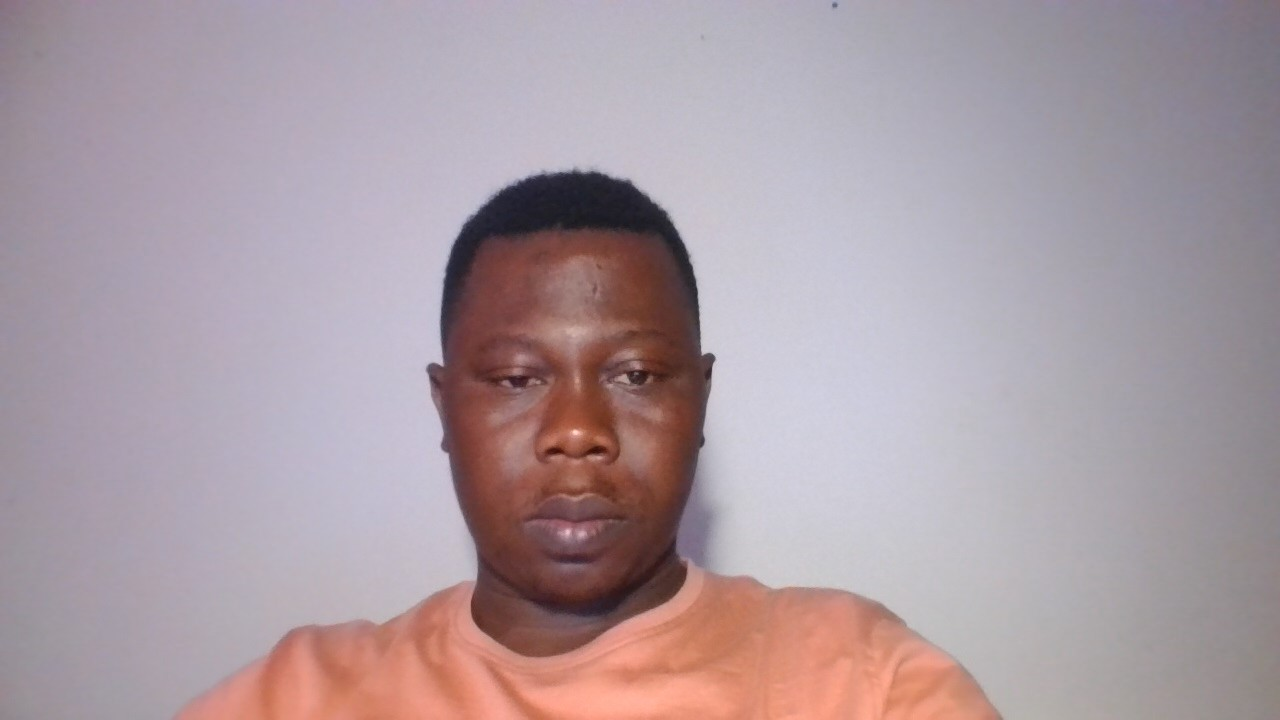
#> input picture Read-and-show-image/sylvestre.jpg, 1280 x 720 px
$ python all_channels.py
#> lines starting #> are read from the running program, lines starting #| are printed output that depends on the picture
import cv2

image = cv2.imread('sylvestre.jpg')
#> image is the input picture: shape (720, 1280, 3); mean B, G, R 162.5, 155.5, 171.3
B, G, R = cv2.split(image)
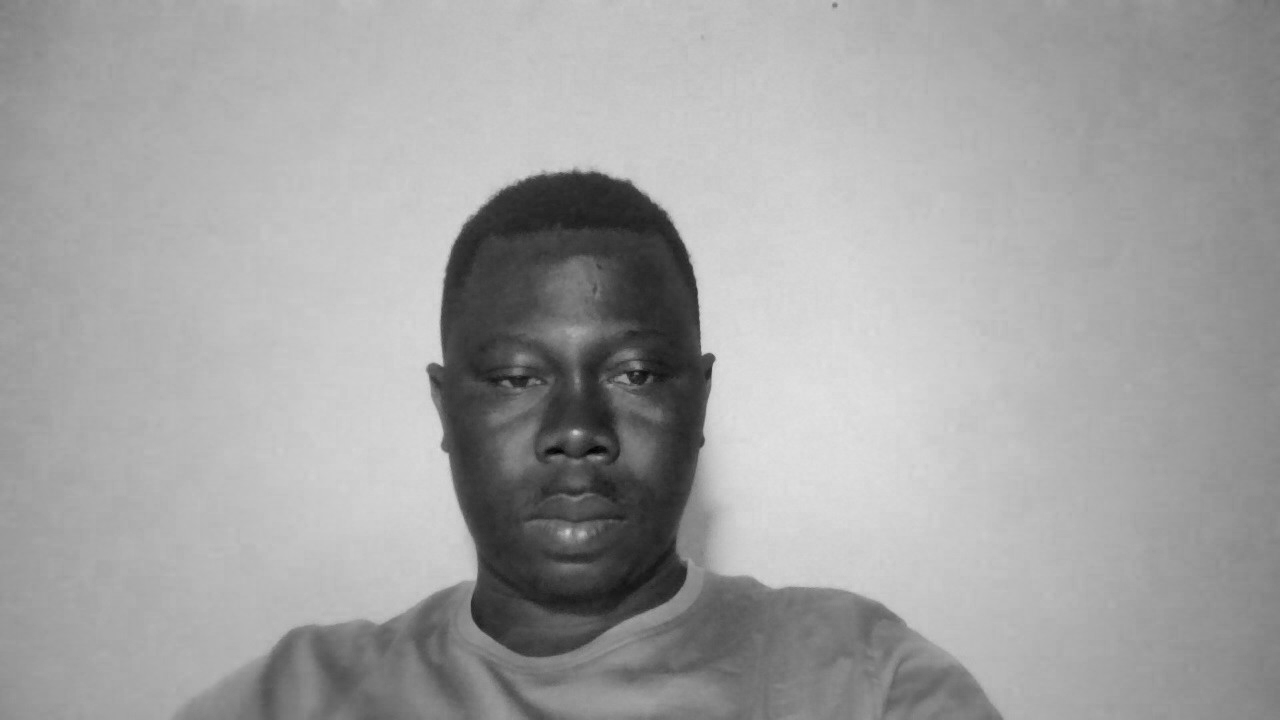
#> B: shape (720, 1280); min 0, max 226, mean 162.5
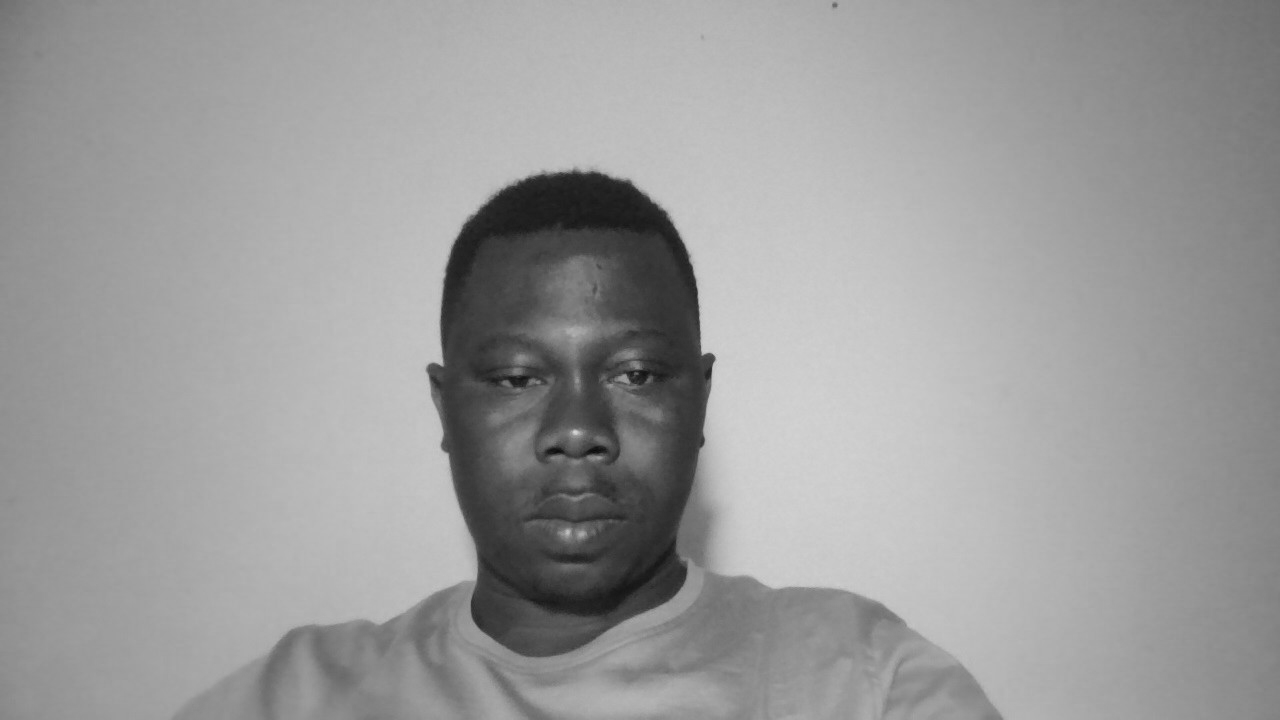
#> G: shape (720, 1280); min 9, max 214, mean 155.5
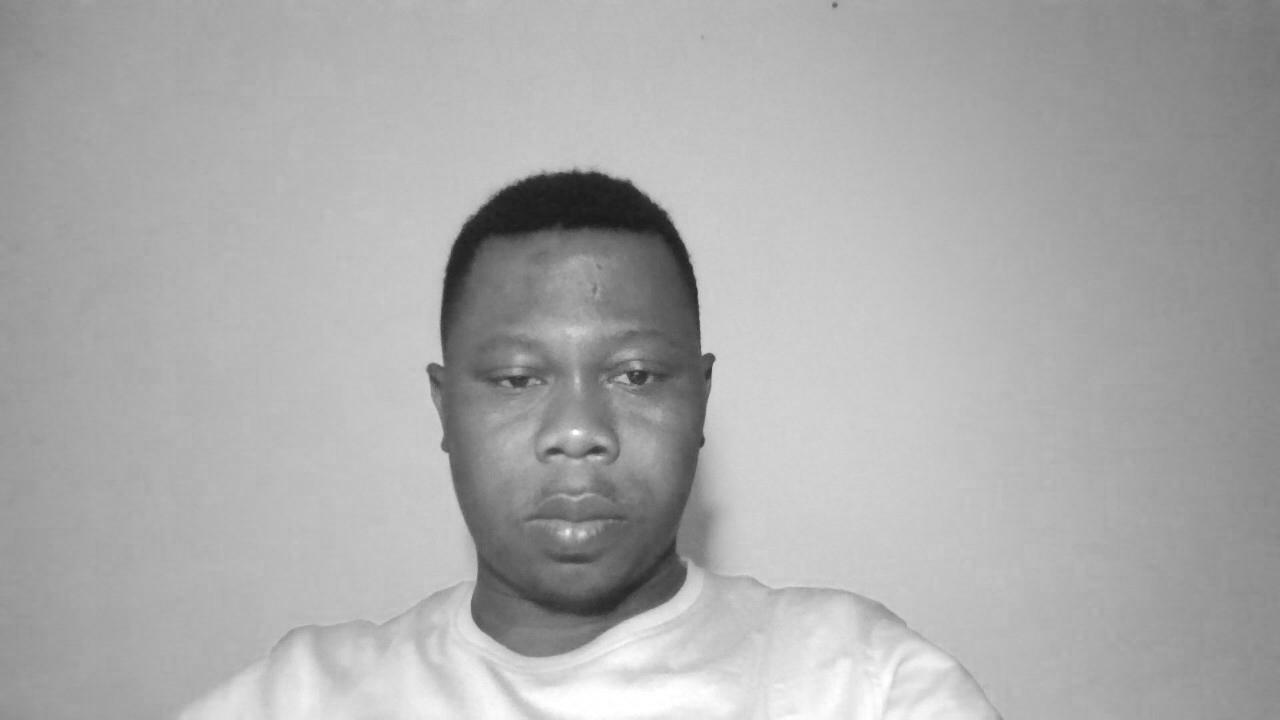
#> R: shape (720, 1280); min 25, max 255, mean 171.3
# Corresponding channels are separated

cv2.imshow("original", image)
#cv2.waitKey(0)

cv2.imshow("Blue", B)
cv2.imwrite("blue.png",B)
#cv2.waitKey(0)

cv2.imshow("Green", G)
cv2.imwrite("green.png", G)
#cv2.waitKey(0)

cv2.imshow("Red", R)
cv2.imwrite("red.png", R)
cv2.waitKey(0)

cv2.destroyAllWindows()
